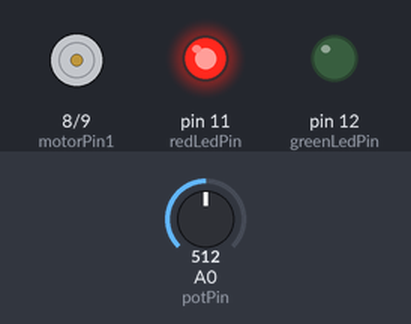
A sketch run on a simulated Arduino Uno, built with avr-gcc and run on an emulated ATmega328P. Shown: motor-driver pin pairs drawn as motors (green arrow = first pin HIGH = forward, orange = second pin HIGH = backward, longer = more drive, scaled by the enable pin), output pins drawn as LEDs (lit = HIGH). The inputs (shaded band) are chosen by the test bench; at power-on: A0 (potPin) = 512.

Above: at 0.05 s.
Timing chart, 0 to 3.0 s (numbered marks = the images above):
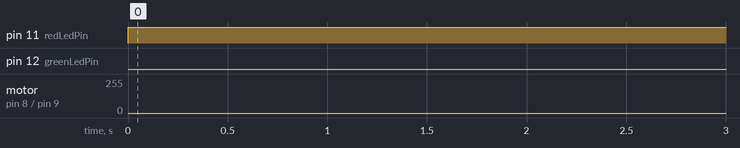

Measured:
- by itself, pin 11 (redLedPin): HIGH → LOW at 10.0 s
- by itself, pin 12 (greenLedPin): LOW → HIGH at 10.0 s, → LOW 0.25 s later, → HIGH 0.25 s later, → LOW 0.25 s later, … (480 changes in this stretch)
- by itself, motor on pin 8 (motorPin1) / pin 9 (motorPin2): stopped → forward 127/255 at 10.0 s

The sketch:

merry_go_round.ino
```cpp
const int motorPin1 = 8;
const int motorPin2 = 9;
const int enablePin = 10;
const int potPin = A0;
const int redLedPin = 11;
const int greenLedPin = 12;

unsigned long runTime = 10000; // run time in milliseconds
unsigned long startTime;
bool isRunning = false;
bool shouldBlink = false;

void setup() {
  pinMode(motorPin1, OUTPUT);
  pinMode(motorPin2, OUTPUT);
  pinMode(enablePin, OUTPUT);
  pinMode(redLedPin, OUTPUT);
  pinMode(greenLedPin, OUTPUT);

  digitalWrite(redLedPin, HIGH); // Red LED on initially
  digitalWrite(greenLedPin, LOW); // Green LED off initially

  Serial.begin(9600);
}

void loop() {
  int potValue = analogRead(potPin);
  int motorSpeed = map(potValue, 0, 1023, 0, 255);

  unsigned long currentMillis = millis();

  if (!isRunning && currentMillis - startTime >= runTime) {
    isRunning = true;
    startTime = currentMillis;
    digitalWrite(motorPin1, HIGH);
    digitalWrite(motorPin2, LOW);
    analogWrite(enablePin, motorSpeed);
    digitalWrite(redLedPin, LOW);
    digitalWrite(greenLedPin, HIGH);
    shouldBlink = false;
  }

  if (isRunning) {
    if (currentMillis - startTime >= runTime) {
      isRunning = false;
      digitalWrite(motorPin1, LOW);
      digitalWrite(motorPin2, LOW);
      digitalWrite(enablePin, LOW);
      digitalWrite(redLedPin, HIGH);
      digitalWrite(greenLedPin, LOW);
    } else if (currentMillis - startTime >= runTime - 10000) {
      if (!shouldBlink) {
        shouldBlink = true;
        startTime = currentMillis;
      }
      digitalWrite(greenLedPin, millis() % 500 < 250 ? HIGH : LOW);
    }
  }
}
```
